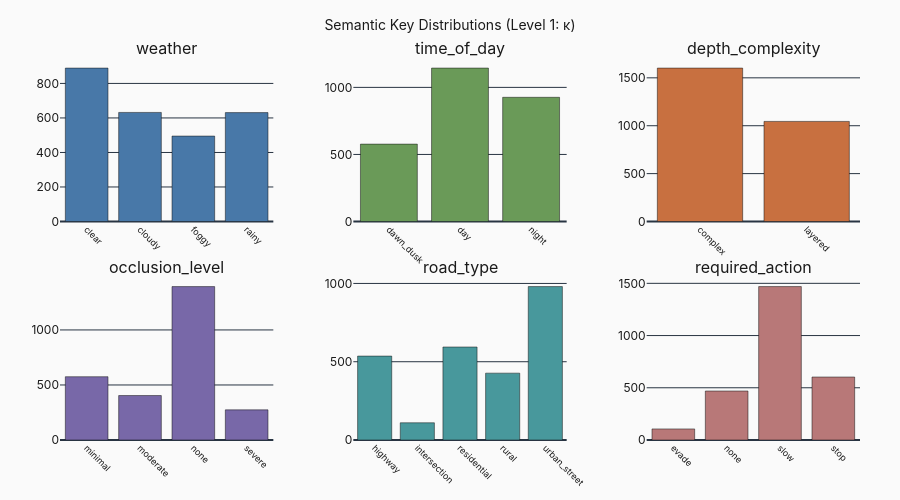

Source (notebook cell):
### Markdown cell above
## 1.1 Semantic Key Distribution

Distribution of semantic attribute values across the dataset.

### Code cell
import plotly.graph_objects as go
from plotly.subplots import make_subplots
from archive.pipeline.notebooks.utils import plotly_layout, axis_style

n_keys = len(CLASSIFICATION_KEYS)
fig = make_subplots(
    rows=2, cols=3,
    subplot_titles=CLASSIFICATION_KEYS,
    vertical_spacing=0.15,
    horizontal_spacing=0.1,
)

for i, key in enumerate(CLASSIFICATION_KEYS):
    row = i // 3 + 1
    col = i % 3 + 1
    
    counts = data.scenes[key].value_counts().sort_index()
    
    fig.add_trace(
        go.Bar(
            x=counts.index.tolist(),
            y=counts.values,
            marker_color=THEME["categorical"][i],
            showlegend=False,
        ),
        row=row, col=col,
    )

fig.update_layout(
    **plotly_layout("Semantic Key Distributions (Level 1: κ)", height=500, show_legend=False),
)
fig.update_xaxes(tickangle=45, tickfont_size=9)
fig.show()

if filters.export_mode.value:
    export_figure_for_print(fig, "fig1_key_distributions")

### Figure 1 — Plotly figure (JSON) as saved in the notebook; plotly's stock layout.template omitted (floating-point values rounded to 4 significant figures)
{"data": [{"marker": {"color": "#4878a8"}, "showlegend": false, "x": ["clear", "cloudy", "foggy", "rainy"], "y": [889, 632, 495, 631], "type": "bar", "xaxis": "x", "yaxis": "y"}, {"marker": {"color": "#6a9a58"}, "showlegend": false, "x": ["dawn_dusk", "day", "night"], "y": [577, 1144, 926], "type": "bar", "xaxis": "x2", "yaxis": "y2"}, {"marker": {"color": "#c87040"}, "showlegend": false, "x": ["complex", "layered"], "y": [1602, 1045], "type": "bar", "xaxis": "x3", "yaxis": "y3"}, {"marker": {"color": "#7868a8"}, "showlegend": false, "x": ["minimal", "moderate", "none", "severe"], "y": [575, 404, 1394, 274], "type": "bar", "xaxis": "x4", "yaxis": "y4"}, {"marker": {"color": "#48989c"}, "showlegend": false, "x": ["highway", "intersection", "residential", "rural", "urban_street"], "y": [536, 110, 594, 427, 980], "type": "bar", "xaxis": "x5", "yaxis": "y5"}, {"marker": {"color": "#b87878"}, "showlegend": false, "x": ["evade", "none", "slow", "stop"], "y": [106, 469, 1469, 603], "type": "bar", "xaxis": "x6", "yaxis": "y6"}], "layout": {"xaxis": {"anchor": "y", "domain": [0.0, 0.2667], "tickfont": {"size": 9}, "tickangle": 45}, "yaxis": {"anchor": "x", "domain": [0.575, 1.0]}, "xaxis2": {"anchor": "y2", "domain": [0.3667, 0.6333], "tickfont": {"size": 9}, "tickangle": 45}, "yaxis2": {"anchor": "x2", "domain": [0.575, 1.0]}, "xaxis3": {"anchor": "y3", "domain": [0.7333, 1.0], "tickfont": {"size": 9}, "tickangle": 45}, "yaxis3": {"anchor": "x3", "domain": [0.575, 1.0]}, "xaxis4": {"anchor": "y4", "domain": [0.0, 0.2667], "tickfont": {"size": 9}, "tickangle": 45}, "yaxis4": {"anchor": "x4", "domain": [0.0, 0.425]}, "xaxis5": {"anchor": "y5", "domain": [0.3667, 0.6333], "tickfont": {"size": 9}, "tickangle": 45}, "yaxis5": {"anchor": "x5", "domain": [0.0, 0.425]}, "xaxis6": {"anchor": "y6", "domain": [0.7333, 1.0], "tickfont": {"size": 9}, "tickangle": 45}, "yaxis6": {"anchor": "x6", "domain": [0.0, 0.425]}, "annotations": [{"font": {"size": 16}, "showarrow": false, "text": "weather", "x": 0.1333, "xanchor": "center", "xref": "paper", "y": 1.0, "yanchor": "bottom", "yref": "paper"}, {"font": {"size": 16}, "showarrow": false, "text": "time_of_day", "x": 0.5, "xanchor": "center", "xref": "paper", "y": 1.0, "yanchor": "bottom", "yref": "paper"}, {"font": {"size": 16}, "showarrow": false, "text": "depth_complexity", "x": 0.8667, "xanchor": "center", "xref": "paper", "y": 1.0, "yanchor": "bottom", "yref": "paper"}, {"font": {"size": 16}, "showarrow": false, "text": "occlusion_level", "x": 0.1333, "xanchor": "center", "xref": "paper", "y": 0.425, "yanchor": "bottom", "yref": "paper"}, {"font": {"size": 16}, "showarrow": false, "text": "road_type", "x": 0.5, "xanchor": "center", "xref": "paper", "y": 0.425, "yanchor": "bottom", "yref": "paper"}, {"font": {"size": 16}, "showarrow": false, "text": "required_action", "x": 0.8667, "xanchor": "center", "xref": "paper", "y": 0.425, "yanchor": "bottom", "yref": "paper"}], "font": {"family": "Inter, -apple-system, system-ui, sans-serif", "color": "#1a1a1a", "size": 12}, "title": {"font": {"size": 14, "color": "#1a1a1a"}, "text": "Semantic Key Distributions (Level 1: κ)", "x": 0.5, "xanchor": "center"}, "legend": {"font": {"size": 11}, "bgcolor": "rgba(255,255,255,0.8)", "bordercolor": "#e0e0e0", "borderwidth": 1}, "margin": {"l": 60, "r": 40, "t": 60, "b": 50}, "paper_bgcolor": "#fafafa", "plot_bgcolor": "#fafafa", "height": 500, "showlegend": false}}
